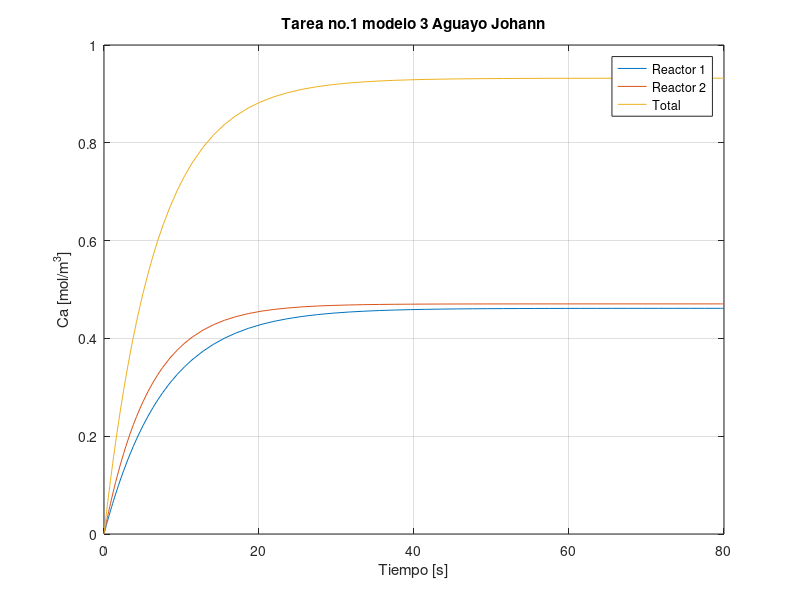

Here is the MATLAB script that generated this plot:
%Tarea 1 modelo 2 control de procesos
%Reactores en serie con mismo volumen y flujo ctte
function Reactor_en_serie_3
clear
clc
[T,y]=ode45(@modelo_3,[0,80],[0,0,0]);
y
%datos
plot(T,y)
title("Tarea no.1 modelo 3 Aguayo Johann")
ylabel("Ca [mol/m^3]"),xlabel("Tiempo [s]");
grid
legend("Reactor 1","Reactor 2","Total")
end
function dydT=modelo_3(T,y)
%datos
Ca1 = y(1);
Ca2 = y(2);
F = 0.008; %m^3/s
v1 = 0.04; %m^3
v2 = 0.02; %m^3
k = 0.01; %1/s
Cao = 0.5; %mol/m^3
b = 0.4;
%Ecuacion de diseño CSTR
dydT(1)=(((1-b)*F*Cao)/v1)-(((1-b)*F*Ca1)/v1)-(k*Ca1);

dydT(2)=((b*F*Cao)/v2)-((b*F*Ca2)/v2)-(k*Ca2);

dydT(3)= dydT(1) + dydT(2);

dydT=dydT';
end
